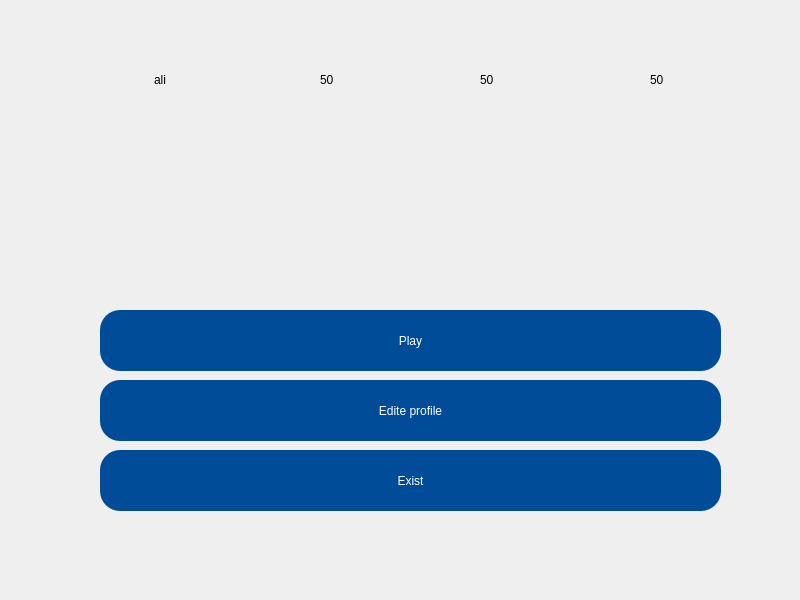
<?xml version="1.0" encoding="UTF-8"?>
<ui version="4.0">
 <class>menue</class>
 <widget class="QMainWindow" name="menue">
  <property name="geometry">
   <rect>
    <x>0</x>
    <y>0</y>
    <width>800</width>
    <height>600</height>
   </rect>
  </property>
  <property name="minimumSize">
   <size>
    <width>800</width>
    <height>600</height>
   </size>
  </property>
  <property name="maximumSize">
   <size>
    <width>800</width>
    <height>600</height>
   </size>
  </property>
  <property name="windowTitle">
   <string>MainWindow</string>
  </property>
  <property name="styleSheet">
   <string notr="true"/>
  </property>
  <widget class="QWidget" name="centralwidget">
   <widget class="QLabel" name="label">
    <property name="geometry">
     <rect>
      <x>230</x>
      <y>120</y>
      <width>341</width>
      <height>181</height>
     </rect>
    </property>
    <property name="styleSheet">
     <string notr="true">border-image: url(:/name.png);</string>
    </property>
    <property name="text">
     <string/>
    </property>
   </widget>
   <widget class="QLabel" name="label_2">
    <property name="geometry">
     <rect>
      <x>0</x>
      <y>-20</y>
      <width>800</width>
      <height>600</height>
     </rect>
    </property>
    <property name="styleSheet">
     <string notr="true">border-image: url(:/board.png);</string>
    </property>
    <property name="text">
     <string/>
    </property>
   </widget>
   <widget class="QPushButton" name="play_btn">
    <property name="geometry">
     <rect>
      <x>100</x>
      <y>310</y>
      <width>621</width>
      <height>61</height>
     </rect>
    </property>
    <property name="cursor">
     <cursorShape>PointingHandCursor</cursorShape>
    </property>
    <property name="styleSheet">
     <string notr="true">QPushButton{
border-radius:20px;
font: 700 25pt &quot;Agency FB&quot;;
color:#fff;
background-color: #004C99;
}
QPushButton:hover{
background-color:#0066CC;
}</string>
    </property>
    <property name="text">
     <string>Play</string>
    </property>
   </widget>
   <widget class="QPushButton" name="exit_btn">
    <property name="geometry">
     <rect>
      <x>100</x>
      <y>450</y>
      <width>621</width>
      <height>61</height>
     </rect>
    </property>
    <property name="cursor">
     <cursorShape>PointingHandCursor</cursorShape>
    </property>
    <property name="styleSheet">
     <string notr="true">QPushButton{
border-radius:20px;
font: 700 25pt &quot;Agency FB&quot;;
color:#fff;
background-color: #004C99;
}
QPushButton:hover{
background-color:#0066CC;
}</string>
    </property>
    <property name="text">
     <string>Exist</string>
    </property>
   </widget>
   <widget class="QPushButton" name="edit_btn">
    <property name="geometry">
     <rect>
      <x>100</x>
      <y>380</y>
      <width>621</width>
      <height>61</height>
     </rect>
    </property>
    <property name="cursor">
     <cursorShape>PointingHandCursor</cursorShape>
    </property>
    <property name="styleSheet">
     <string notr="true">QPushButton{
border-radius:20px;
font: 700 25pt &quot;Agency FB&quot;;
color:#fff;
background-color: #004C99;
}
QPushButton:hover{
background-color:#0066CC;
}</string>
    </property>
    <property name="text">
     <string>Edite profile</string>
    </property>
   </widget>
   <widget class="QLabel" name="label_3">
    <property name="geometry">
     <rect>
      <x>100</x>
      <y>60</y>
      <width>40</width>
      <height>40</height>
     </rect>
    </property>
    <property name="styleSheet">
     <string notr="true">border-image: url(:/UserProfile.png);</string>
    </property>
    <property name="text">
     <string/>
    </property>
   </widget>
   <widget class="QLabel" name="label_4">
    <property name="geometry">
     <rect>
      <x>260</x>
      <y>55</y>
      <width>50</width>
      <height>50</height>
     </rect>
    </property>
    <property name="styleSheet">
     <string notr="true">border-image: url(:/coin.png);</string>
    </property>
    <property name="text">
     <string/>
    </property>
   </widget>
   <widget class="QLabel" name="label_5">
    <property name="geometry">
     <rect>
      <x>400</x>
      <y>40</y>
      <width>80</width>
      <height>80</height>
     </rect>
    </property>
    <property name="styleSheet">
     <string notr="true">border-image: url(:/win.png);</string>
    </property>
    <property name="text">
     <string/>
    </property>
   </widget>
   <widget class="QLabel" name="label_6">
    <property name="geometry">
     <rect>
      <x>570</x>
      <y>55</y>
      <width>80</width>
      <height>50</height>
     </rect>
    </property>
    <property name="styleSheet">
     <string notr="true">border-image: url(:/lose.png);</string>
    </property>
    <property name="text">
     <string/>
    </property>
   </widget>
   <widget class="QLabel" name="username_lbl">
    <property name="geometry">
     <rect>
      <x>154</x>
      <y>60</y>
      <width>111</width>
      <height>40</height>
     </rect>
    </property>
    <property name="styleSheet">
     <string notr="true">font: 700 18pt &quot;Segoe Script&quot;;
font: 700 15pt &quot;Sitka Small&quot;;</string>
    </property>
    <property name="text">
     <string>ali</string>
    </property>
    <property name="alignment">
     <set>Qt::AlignLeading|Qt::AlignLeft|Qt::AlignVCenter</set>
    </property>
   </widget>
   <widget class="QLabel" name="coin_lbl">
    <property name="geometry">
     <rect>
      <x>320</x>
      <y>60</y>
      <width>80</width>
      <height>40</height>
     </rect>
    </property>
    <property name="styleSheet">
     <string notr="true">font: 700 15pt &quot;Yu Gothic UI&quot;;</string>
    </property>
    <property name="text">
     <string>50</string>
    </property>
    <property name="alignment">
     <set>Qt::AlignLeading|Qt::AlignLeft|Qt::AlignVCenter</set>
    </property>
   </widget>
   <widget class="QLabel" name="win_lbl">
    <property name="geometry">
     <rect>
      <x>480</x>
      <y>60</y>
      <width>80</width>
      <height>40</height>
     </rect>
    </property>
    <property name="styleSheet">
     <string notr="true">font: 700 15pt &quot;Yu Gothic UI&quot;;</string>
    </property>
    <property name="text">
     <string>50</string>
    </property>
    <property name="alignment">
     <set>Qt::AlignLeading|Qt::AlignLeft|Qt::AlignVCenter</set>
    </property>
   </widget>
   <widget class="QLabel" name="lose_lbl">
    <property name="geometry">
     <rect>
      <x>650</x>
      <y>60</y>
      <width>80</width>
      <height>40</height>
     </rect>
    </property>
    <property name="styleSheet">
     <string notr="true">font: 700 15pt &quot;Yu Gothic UI&quot;;</string>
    </property>
    <property name="text">
     <string>50</string>
    </property>
    <property name="alignment">
     <set>Qt::AlignLeading|Qt::AlignLeft|Qt::AlignVCenter</set>
    </property>
   </widget>
   <zorder>label_2</zorder>
   <zorder>label</zorder>
   <zorder>play_btn</zorder>
   <zorder>exit_btn</zorder>
   <zorder>edit_btn</zorder>
   <zorder>label_3</zorder>
   <zorder>label_4</zorder>
   <zorder>label_5</zorder>
   <zorder>label_6</zorder>
   <zorder>username_lbl</zorder>
   <zorder>coin_lbl</zorder>
   <zorder>win_lbl</zorder>
   <zorder>lose_lbl</zorder>
  </widget>
 </widget>
 <resources/>
 <connections/>
</ui>
